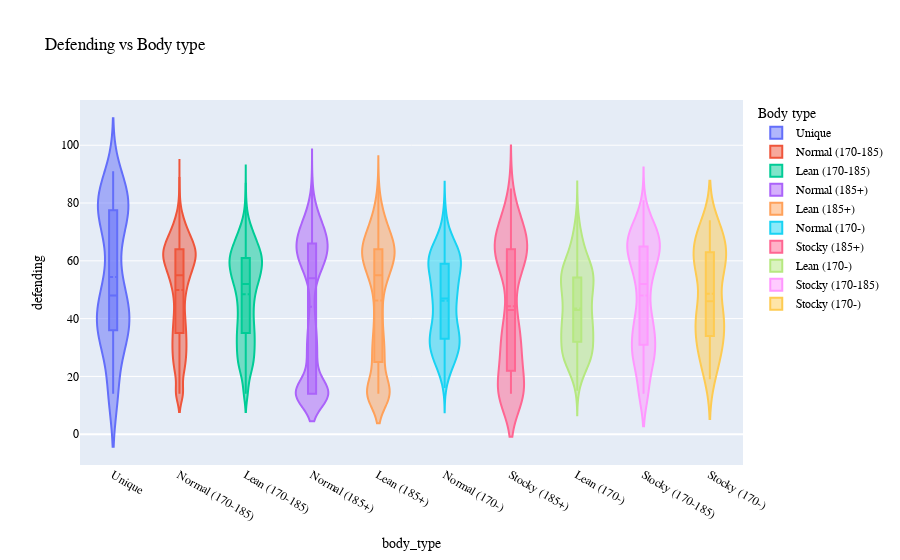

Notebook code for this chart:
### Markdown cell above
### Defending vs Body type

### Code cell
plot_violin_plot(abilities_df_cleaned,x_col='defending',y_col='body_type')

### Figure 1 — Plotly figure (JSON) as saved in the notebook; plotly's stock layout.template omitted (floating-point values rounded to 4 significant figures; data arrays with more than 128 entries replaced by an {"elided": "..."} marker saying what was removed)
{"data": [{"box": {"visible": true}, "meanline": {"visible": true}, "name": "Unique", "type": "violin", "x": {"elided": "136 str values"}, "y": {"elided": "136 int values"}}, {"box": {"visible": true}, "meanline": {"visible": true}, "name": "Normal (170-185)", "type": "violin", "x": {"elided": "6685 str values"}, "y": {"elided": "6685 int values"}}, {"box": {"visible": true}, "meanline": {"visible": true}, "name": "Lean (170-185)", "type": "violin", "x": {"elided": "4086 str values"}, "y": {"elided": "4086 int values"}}, {"box": {"visible": true}, "meanline": {"visible": true}, "name": "Normal (185+)", "type": "violin", "x": {"elided": "4236 str values"}, "y": {"elided": "4236 int values"}}, {"box": {"visible": true}, "meanline": {"visible": true}, "name": "Lean (185+)", "type": "violin", "x": {"elided": "1938 str values"}, "y": {"elided": "1938 int values"}}, {"box": {"visible": true}, "meanline": {"visible": true}, "name": "Normal (170-)", "type": "violin", "x": {"elided": "669 str values"}, "y": {"elided": "669 int values"}}, {"box": {"visible": true}, "meanline": {"visible": true}, "name": "Stocky (185+)", "type": "violin", "x": {"elided": "355 str values"}, "y": {"elided": "355 int values"}}, {"box": {"visible": true}, "meanline": {"visible": true}, "name": "Lean (170-)", "type": "violin", "x": {"elided": "477 str values"}, "y": {"elided": "477 int values"}}, {"box": {"visible": true}, "meanline": {"visible": true}, "name": "Stocky (170-185)", "type": "violin", "x": {"elided": "560 str values"}, "y": {"elided": "560 int values"}}, {"box": {"visible": true}, "meanline": {"visible": true}, "name": "Stocky (170-)", "type": "violin", "x": ["Stocky (170-)", "Stocky (170-)", "Stocky (170-)", "Stocky (170-)", "Stocky (170-)", "Stocky (170-)", "Stocky (170-)", "Stocky (170-)", "Stocky (170-)", "Stocky (170-)", "Stocky (170-)", "Stocky (170-)", "Stocky (170-)", "Stocky (170-)", "Stocky (170-)", "Stocky (170-)", "Stocky (170-)", "Stocky (170-)", "Stocky (170-)", "Stocky (170-)", "Stocky (170-)", "Stocky (170-)", "Stocky (170-)", "Stocky (170-)", "Stocky (170-)", "Stocky (170-)", "Stocky (170-)", "Stocky (170-)", "Stocky (170-)", "Stocky (170-)", "Stocky (170-)", "Stocky (170-)", "Stocky (170-)", "Stocky (170-)", "Stocky (170-)", "Stocky (170-)", "Stocky (170-)", "Stocky (170-)", "Stocky (170-)", "Stocky (170-)", "Stocky (170-)", "Stocky (170-)", "Stocky (170-)", "Stocky (170-)", "Stocky (170-)", "Stocky (170-)", "Stocky (170-)", "Stocky (170-)", "Stocky (170-)", "Stocky (170-)", "Stocky (170-)", "Stocky (170-)", "Stocky (170-)", "Stocky (170-)", "Stocky (170-)", "Stocky (170-)", "Stocky (170-)", "Stocky (170-)", "Stocky (170-)", "Stocky (170-)", "Stocky (170-)", "Stocky (170-)", "Stocky (170-)", "Stocky (170-)", "Stocky (170-)", "Stocky (170-)", "Stocky (170-)", "Stocky (170-)", "Stocky (170-)", "Stocky (170-)", "Stocky (170-)", "Stocky (170-)", "Stocky (170-)", "Stocky (170-)", "Stocky (170-)", "Stocky (170-)", "Stocky (170-)", "Stocky (170-)", "Stocky (170-)", "Stocky (170-)", "Stocky (170-)", "Stocky (170-)", "Stocky (170-)", "Stocky (170-)", "Stocky (170-)", "Stocky (170-)", "Stocky (170-)", "Stocky (170-)", "Stocky (170-)", "Stocky (170-)", "Stocky (170-)", "Stocky (170-)", "Stocky (170-)", "Stocky (170-)", "Stocky (170-)", "Stocky (170-)", "Stocky (170-)"], "y": [25, 43, 39, 73, 38, 72, 74, 35, 44, 70, 73, 40, 69, 74, 46, 56, 43, 74, 43, 44, 66, 67, 69, 58, 69, 69, 63, 55, 39, 60, 34, 62, 68, 66, 44, 29, 27, 31, 66, 34, 67, 53, 34, 67, 59, 64, 63, 59, 65, 35, 31, 39, 21, 23, 42, 69, 19, 27, 64, 40, 26, 33, 32, 59, 44, 46, 39, 57, 63, 58, 41, 33, 60, 33, 60, 53, 55, 22, 19, 42, 66, 60, 44, 28, 30, 61, 57, 58, 31, 35, 58, 54, 45, 23, 19, 53, 30]}], "layout": {"font": {"color": "black", "family": "Courier New, monospace", "size": 12}, "legend": {"title": {"text": "Body type"}}, "title": {"text": "Defending vs Body type"}, "xaxis": {"title": {"text": "body_type"}}, "yaxis": {"title": {"text": "defending"}}}}
